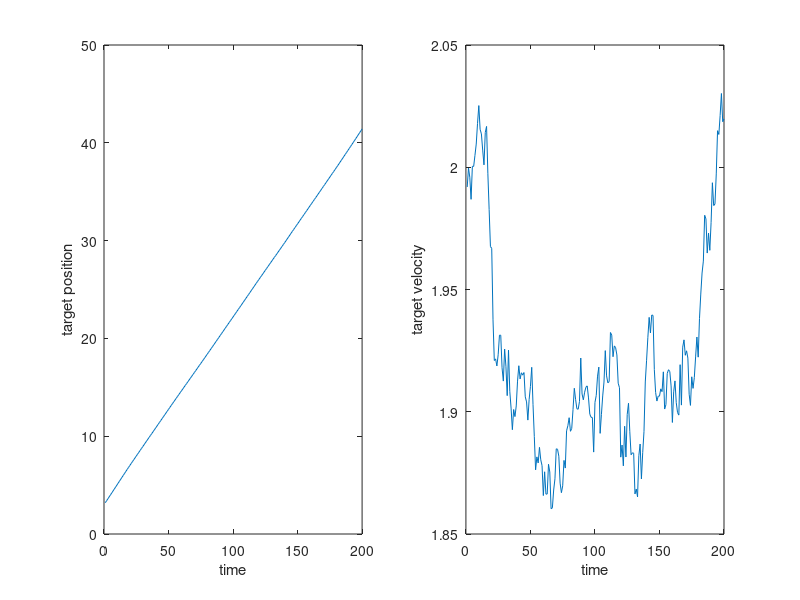
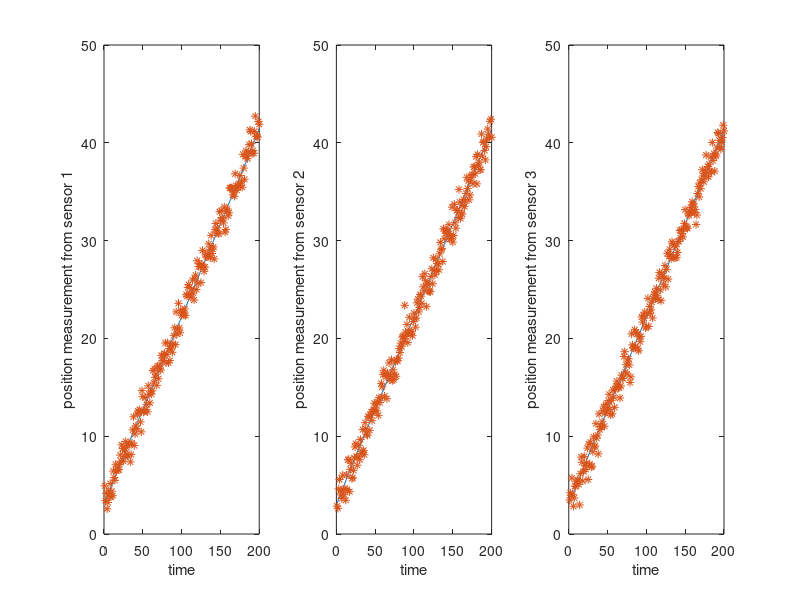

MATLAB code for these plots, in order: (Note: this script raises an error after producing the figures.)
clear
clc
close all

%% target
% parameter initialization
T = 0.1;
nSteps = 200;
nStates = 2;
x_tgt_init = [3; 2];
x_tgt = zeros(nSteps, nStates);
sigma_v = 0.1;
F = [1, T; 0, 1];
Gamma = [T^2 / 2; T];
% target update
for i = 1 : nSteps
    if i == 1
        x_tgt(i, :) = (F * x_tgt_init + Gamma * normrnd(0, sigma_v) )';
    else
        x_tgt(i, :) = (F * (x_tgt(i - 1, :) )' + Gamma * normrnd(0, sigma_v) )';
    end
end
% testing
figure
subplot(1, 2, 1)
plot(1:nSteps, x_tgt(:, 1))
xlabel('time')
ylabel('target position')
subplot(1, 2, 2)
plot(1:nSteps, x_tgt(:, 2))
xlabel('time')
ylabel('target velocity')

%% measurement
% parameter initialization
H = [1, 0];
R = [1, 1, 1];
nSensors = 3;
Z = zeros(nSteps, nSensors);
% measurement update
for i = 1 : nSteps
    for j = 1 : nSensors
        Z(i, j) = H * (x_tgt(i, :) )' + normrnd(0, sqrt(R(j) ) );
    end
end
% testing
figure
for i = 1 : nSensors
    subplot(1, 3, i)
    plot(1:nSteps, x_tgt(:, 1), 1:nSteps, Z(:, i), '*');
    str = sprintf('position measurement from sensor %d', i);
    xlabel('time')
    ylabel(str)
end

%% filter
% parameter initialization
x_fltr_init = [2; 1];
P_fltr_init = diag( [0.1, 0.5] );
x_fltr = cell(nSteps, nSensors);
P_fltr = cell(nSteps, nSensors);
cm = [0 0 1; 1 0 0; 0 1 0];
Q = Gamma * (Gamma)' * (sigma_v)^2;
x_chnl_prev = cell(nSensors, nSensors);
P_chnl_prev = cell(nSensors, nSensors);
x_chnl_curr = cell(nSensors, nSensors);
P_chnl_curr = cell(nSensors, nSensors);
% main loop
for i = 1 : nSteps
    % local Kalman filter
    for j = 1 : nSensors 
        if i == 1
            x_KF_upd = x_fltr_init;
            P_KF_upd = P_fltr_init;
        else
            x_KF_upd = x_fltr{i - 1, j};
            P_KF_upd = P_fltr{i - 1, j};
        end
        [x_KF_pred, P_KF_pred] = KF_pred(x_KF_upd, P_KF_upd, F, Q);
        z = Z(i, j);
        [x_KF_upd, P_KF_upd] = KF_upd(z, x_KF_pred, P_KF_pred, H, R(j) );
        % update
        x_fltr{i, j} = x_KF_upd;
        P_fltr{i, j} = P_KF_upd; 
    end
    % distributed Kalman filter, DKF (consensus step 1)
    for j = 1 : nSensors
        for k = 1 : nSensors
            if cm(k, j) == 1
                z = Z(i, k);
                x_DKF = x_fltr{i, j};
                P_DKF = P_fltr{i, j};
                [x_DKF, P_DKF] = KF_upd(z, x_DKF, P_DKF, H, R(k) );
                % update
                x_fltr{i, j} = x_DKF;
                P_fltr{i, j} = P_DKF;
            end
        end
    end
    % channel filter (consensus step 2)
    nConsensus = 10;
    for j = 1 : nConsensus
        % communication
        for k = 1 : nSensors
            for l = 1 : nSensors
                if cm(l, k) == 1
                    x_chnl_prev{l, k} = x_chnl_curr{l, k};
                    P_chnl_prev{l, k} = P_chnl_curr{l, k};
                    x_chnl_curr{l, k} = x_fltr{i, l};
                    P_chnl_curr{l, k} = P_fltr{i, l};
                end
            end 
        end
        % backup local estimate
        x_fltr_backup = x_fltr;
        P_fltr_backup = P_fltr;
        % filter
        for k = 1 : nSensors
            x_1 = x_fltr_backup{i, k};
            P_1 = P_fltr_backup{i, k};
            for l = 1 : nSensors
                if cm(l, k) == 1
                    x_2 = x_chnl_curr{l, k};
                    P_2 = P_chnl_curr{l, k};
                    if j == 1
                        if i == 1
                            assert(isempty(x_chnl_prev{l, k}) )
                            x_p = F * x_fltr_init;
                            P_p = F * P_fltr_init * F' + Q;
                        else
                            x_p = F * x_chnl_prev{l, k};
                            P_p = F * P_chnl_prev{l, k} * F' + Q;
                        end
                    else
                        x_p = x_chnl_prev{l, k};
                        P_p = P_chnl_prev{l, k};
                    end
                    [x_CF, P_CF] = chnl_fltr(x_p, P_p, x_1, P_1, x_2, P_2);
                    % update
                    x_fltr{i, k} = x_CF;
                    P_fltr{i, k} = P_CF;
                end
            end
        end       
    end  
end
% testing
figure
for i = 1 : nSensors
    t = cell2mat(x_fltr(:, i) );
    t_p = t(1:2:end);
    t_v = t(2:2:end);
    subplot(2, nSensors, i)
    plot(1:nSteps, x_tgt(:, 1), 1:nSteps, t_p);
    xlabel('time')
    ylabel('position')
    str = sprintf('local estimation from sensor %d', i);
    legend('target', str)
    hold on
    subplot(2, nSensors, i + nSensors)
    plot(1:nSteps, x_tgt(:, 2), 1:nSteps, t_v);
    xlabel('time')
    ylabel('velocity')
    str = sprintf('local estimation from sensor %d', i);
    legend('target', str)
end
% bg = biograph(cm);
% view(bg)